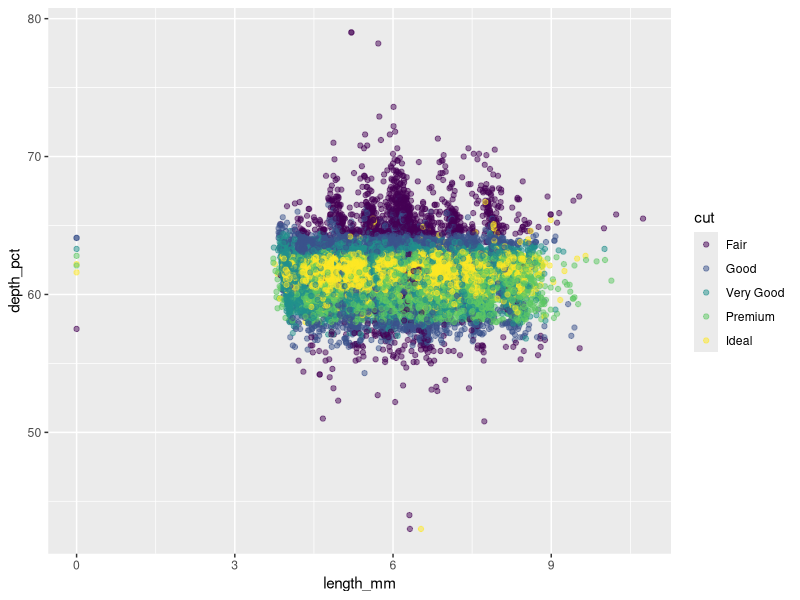
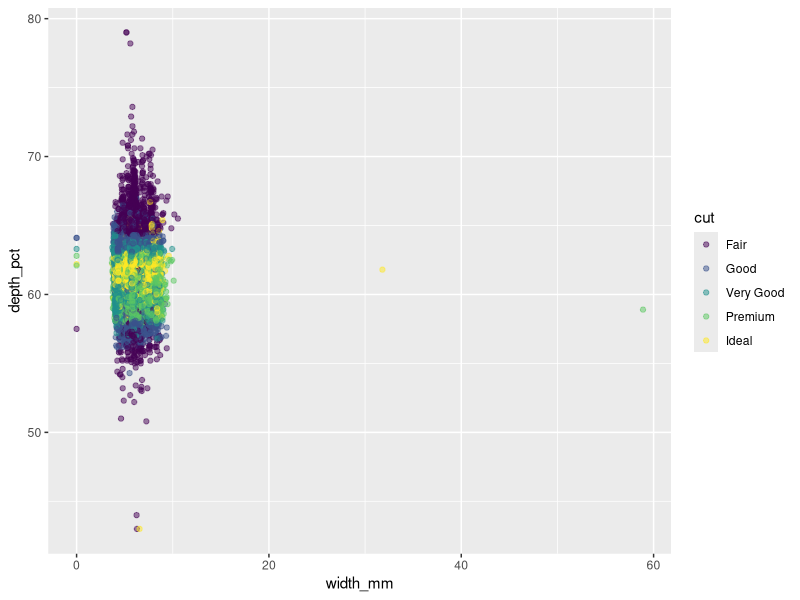
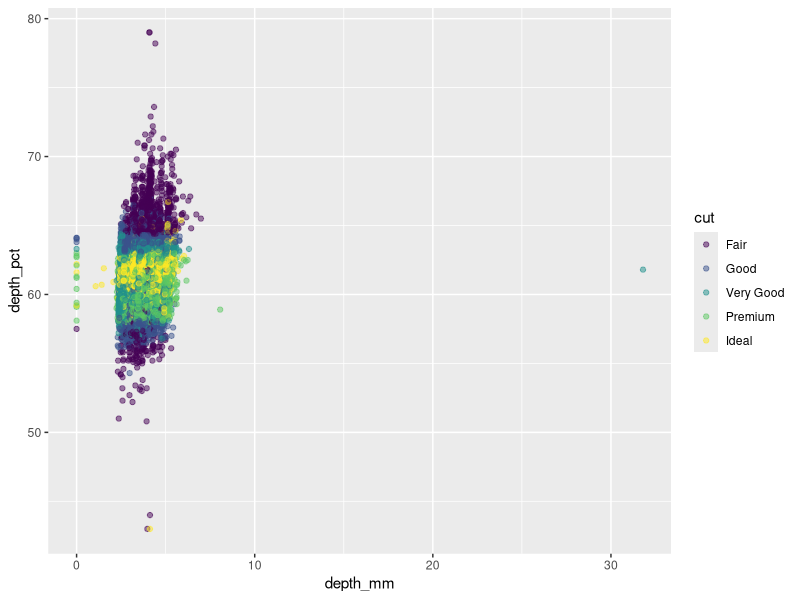

The R script that drew these images, in order: (Note: this script raises an error after producing the figures.)
## ---- chunk 1
library(tidyverse) 
library(ggplot2)
## ---- chunk 2
diamonds <- diamonds %>% rename(
    depth_pct = depth,
    length_mm = x,
    width_mm = y,
    depth_mm = z,
    table_pct = table
  )
## ---- chunk 3
# Do some preliminary investigations & cleaning

diamonds %>%
  filter(length_mm > 0 | width_mm > 0 | depth_mm > 0) %>%
  summarise(
    mean_length = mean(length_mm),
    mean_width = mean(width_mm),
    mean_depth = mean(depth_mm),
    mean_depth_pct = mean(depth_pct)
  ) 

diamonds %>%
  ggplot(mapping = 
           aes(
             x = length_mm,
             y = depth_pct,
             colour = cut
             )) +
  geom_point(alpha = 0.5)

diamonds %>%
  ggplot(mapping = 
           aes(
             x = width_mm,
             y = depth_pct,
             colour = cut
             )) +
  geom_point(alpha = 0.5)
  
diamonds %>%
  ggplot(mapping = 
           aes(
             x = depth_mm,
             y = depth_pct,
             colour = cut
             )) +
  geom_point(alpha = 0.5)



## ---- chunk 4

diamonds <- diamonds %>%
  mutate(table_mm = table_pct * width_mm / 100)

# Overall table_mm arithmetic mean?

diamonds %>%
  summarise(mean_table_length = mean(table_mm))




# table_mm arithmetic mean within each clarity category

diamonds %>%
  group_by(clarity ) %>%
  summarise(mean_table_length = mean(table_mm))




## ---- chunk 5
# Write gmean() command
gmean <- function(x){
  return(sum(log(x)) ^ 1/length(x))
}


## ---- chunk 6

test_data <- list(
  test1 = c(2.1, 3.8, 4.2),
  test2 = c(1, 10, 100, 1000),
  test3 = c(0, 1, 4),
  test4 = c(0.38,  0.94, -1.56),
  test5 = c(TRUE, TRUE),
  test6 = c("6", "7", "8")
)


# Create for loop to test gmean() on the above examples
for (x in test_data) {
  print(gmean(x))
}

## ---- chunk 7
# Copy gmean() from Ex4 and edit it to check the input





# Copy your code from Ex 5 to test your new command





## ---- chunk 8
# Overall table_mm geometic mean?






# table_mm geometic mean within each clarity category






## ---- chunk 9
# Create gmean2() that computes the geometric mean 
#   that uses the original definition






## ---- chunk 10
# Create a function that computes the harmonic mean







